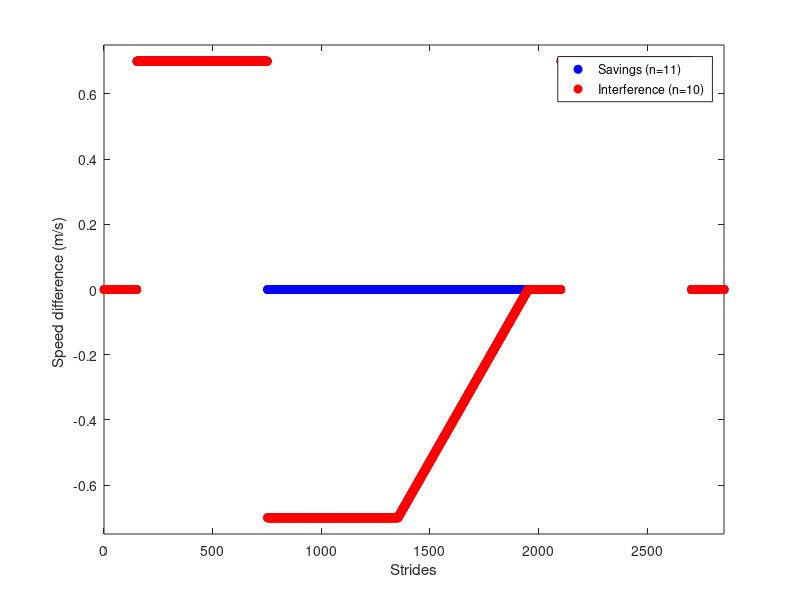
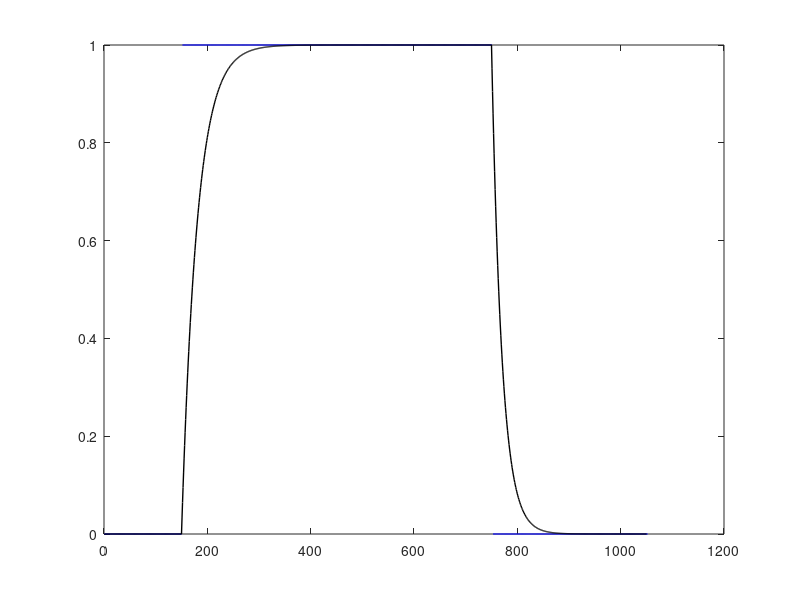

Write MATLAB code to recreate these figures, in order.


close all
figure 
savings=[zeros(150,1) ;nan(1,1); 0.7*ones(600,1);nan(1,1); zeros(1350,1) ;nan(1,1);0.7*ones(600,1);nan(1,1); zeros(150,1)];
interference=[zeros(150,1);nan(1,1); 0.7*ones(600,1);nan(1,1);  -0.7*ones(600,1); linspace(-.7,0,600)'; zeros(150,1);nan(1,1);0.7*ones(600,1);nan(1,1); zeros(150,1)];
plot(savings,'ob','MarkerFace','b')
hold on
plot(interference,'or','MarkerFace','r')
axis([0 2854 -.75 .75])
legend('Savings (n=11)','Interference (n=10)')
ylabel('Speed difference (m/s) ')
xlabel('Strides')

figure 
perturbation=[zeros(150,1) ;nan(1,1); ones(600,1);nan(1,1); zeros(300,1)];% ;nan(1,1);0.7*ones(600,1);nan(1,1); zeros(150,1)];
x=1:600;
xb=1:300;
a=1-exp(-x/30);
b=exp(-xb/20);
z=[zeros(150,1) ;a';b'];
plot(perturbation,'b','LineWidth',1)
hold on
plot(z,'k','LineWidth',1)